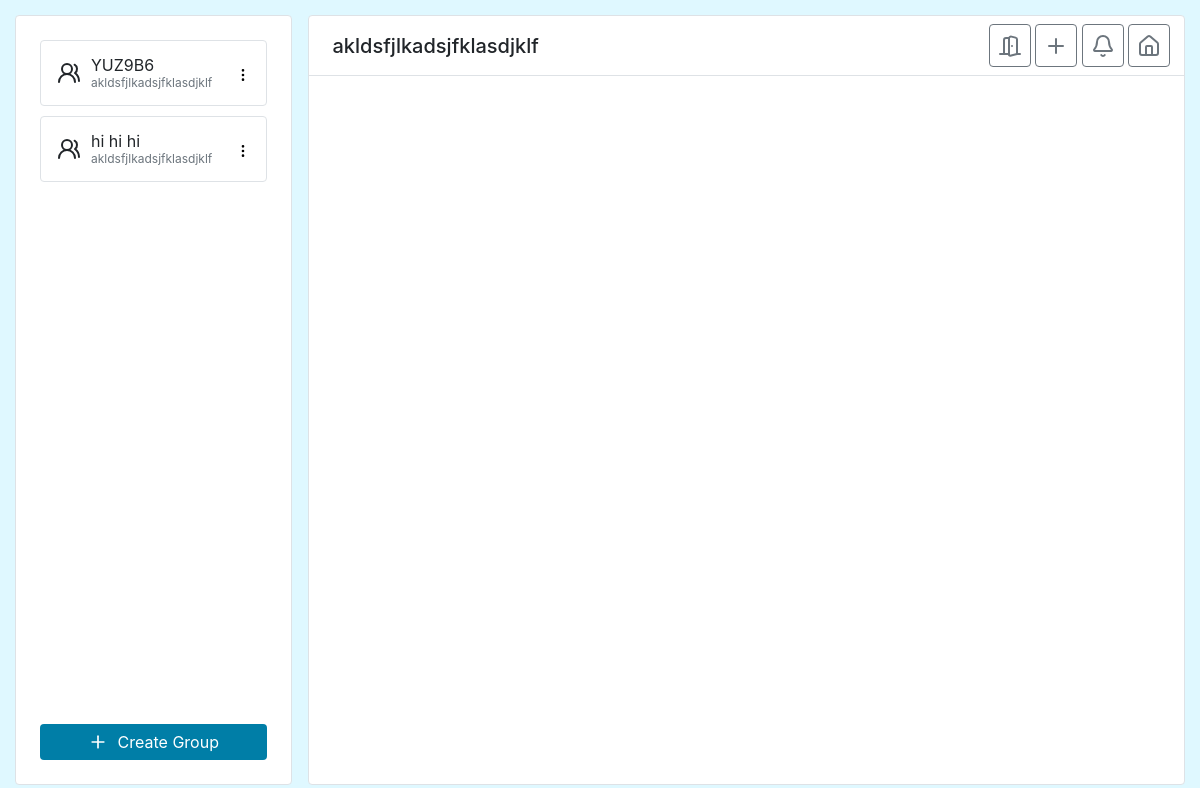
Page /home/ (signed in) on the committed database.
### myapp/models.py (models this page shows)
class Team(models.Model):
    members=models.ManyToManyField(User)
    name=models.CharField(max_length=100)
    plannedMeetings=models.JSONField(default=list,null=True)
    meetingSuggestions=models.JSONField(default=dict,null=True)

class User(AbstractUser):
    schedule=models.ForeignKey(Schedule,on_delete=models.CASCADE,null=True)
    pdfFile = models.FileField(upload_to='pdfs/', null=True, blank=True)

### myapp/views.py (the view, shortened to what this page needs)
# urls.py: path("home/", views.home, name="home"),
def home(request):
    events = []
    if not request.user.is_authenticated:
        return redirect("welcomepage")
    if request.user.is_authenticated and request.user.schedule:
        schedule = request.user.schedule
        days = [schedule.monday, schedule.tuesday, schedule.wednesday, schedule.thursday, schedule.friday]
        block_lists = [list(day.block_set.all()) for day in days]
        events = generateVisualSchedule(block_lists)
    user_teams = Team.objects.filter(members=request.user)
    return render(request, 'home.html', {'events': events, 'user': request.user, 'teams': user_teams})

### myapp/schedule/scheduler.py (called while the page is built)
def intToTime(time):
    hour = math.floor(time/60)
    minutes = time % 60
    return str(hour).zfill(2) + ":" + str(minutes).zfill(2)

### myapp/templates/home.html (shortened to what this page needs)
{% extends "base.html" %} {% block title %} Home Page {% endblock %}
{% block content %}
<link rel="stylesheet" href="https://cdn.jsdelivr.net/npm/@event-calendar/build@5.2.3/dist/event-calendar.min.css">
<main class="container-fluid" style="height: 100vh; padding: 15px;">
    <div class="row h-100 no-gutters">
        <div class="col-3 d-none d-md-block pr-md-3 pr-0" id="groupsSidebar">
            <div class="h-100 p-4 border rounded d-flex flex-column" style="gap: 10px;">
                {% if teams %}
                    {% for team in teams %}
                    <div class="d-flex flex-row align-items-center justify-content-start border rounded p-3 group-card"
                         style="gap: 10px; position: relative; cursor: pointer;"
                         data-team-id="{{ team.id }}">
                        <p style="margin-bottom: 0; line-height: 1;">
                            {{ team.name }} <br />
                            <span style="font-size: 12px;" class="text-muted">
                                {% for member in team.members.all %}{{ member.username }}{% if not forloop.last %}, {% endif %}{% endfor %}
                            </span>
                        </p>
                        <button style="position: absolute; right: 15px; border: none; background-color: transparent; padding-inline: 0;" class="groupSettings" data-team-id="{{ team.id }}">
                        </button>
                    </div>
                    {% endfor %}
                {% endif %}
                <a href="{% url 'creategroup' %}" class="btn custom-creategroup mt-auto w-100 d-flex align-items-center justify-content-center" style="gap: 10px;">
                    <svg xmlns="http://www.w3.org/2000/svg" width="20" height="20" viewBox="0 0 24 24" fill="none" stroke="currentColor" stroke-width="2" stroke-linecap="round" stroke-linejoin="round" class="lucide lucide-plus-icon lucide-plus"><path d="M5 12h14"/><path d="M12 5v14"/></svg>
                    Create Group
                </a>
            </div>
        </div>
        <div class="col-md-9 col-12" id="mainContent">
            <div class="h-100 border rounded d-flex flex-column bg-white" style="overflow: hidden;">
                <div class="d-flex align-items-center px-4 border-bottom" style="height: 60px; min-height: 60px;">
                    <h5 class="mb-0">{{user.username}}</h5>
                    <div style="position: absolute; right: 15px;">
                        <a href="/logout/">
                        <button class="btn btn-outline-secondary p-2" id="exitbutton" onclick="">
                        </button>
                        </a>
                        <button class="btn btn-outline-secondary p-2" id="plusbutton">
                            <svg xmlns="http://www.w3.org/2000/svg" width="24" height="24" viewBox="0 0 24 24" fill="none" stroke="currentColor" stroke-width="2" stroke-linecap="round" stroke-linejoin="round" class="lucide lucide-plus-icon lucide-plus"><path d="M5 12h14"/><path d="M12 5v14"/></svg>
                        </button>
                        <button class="btn btn-outline-secondary p-2" id="notificationsButton">
                        </button>
                        <button class="btn btn-outline-secondary p-2" id="homebutton">
                        </button>
                    </div>
                </div>
                <div class="flex-grow-1 p-4" style="overflow: hidden;">
                    <div id="calendar" style="height: 100%;"></div>
                </div>
            </div>
        </div>
    </div>
</main>
{% endblock %}

### rows in the picture
Team: name "YUZ9B6"
User: username "akldsfjlkadsjfklasdjklf"
Team: name "hi hi hi"
